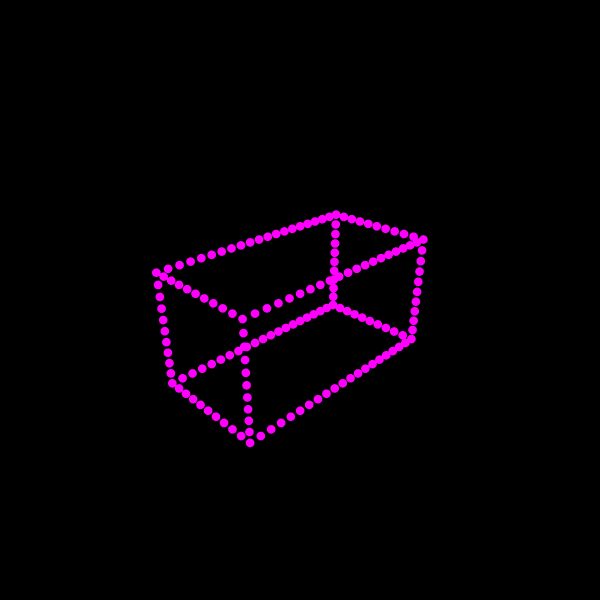

Notebook code for this chart:
### Markdown cell above
**Построение 3D точек сцены**

### Code cell
plots = plot_points(points3D)
show_plots(plots, width=600, height=600, eye=(2, 2, 1.5))

### Figure 1 — Plotly figure (JSON) as saved in the notebook; plotly's stock layout.template omitted (floating-point values rounded to 4 significant figures; data arrays with more than 128 entries replaced by an {"elided": "..."} marker saying what was removed)
{"data": [{"hovertemplate": "x=%{x}<br>y=%{y}<br>z=%{z}<extra></extra>", "legendgroup": "", "marker": {"color": "rgb(255, 0, 255)", "size": 3, "symbol": "circle"}, "mode": "markers", "name": "", "scene": "scene", "showlegend": false, "type": "scatter3d", "x": {"elided": "160 float values"}, "y": {"elided": "160 float values"}, "z": {"elided": "160 float values"}}], "layout": {"autosize": true, "height": 600, "paper_bgcolor": "black", "scene": {"aspectmode": "data", "camera": {"center": {"x": 0, "y": 0, "z": 0}, "eye": {"x": 2, "y": 2, "z": 1.5}, "up": {"x": 0, "y": 0, "z": 1}}, "xaxis": {"visible": false}, "yaxis": {"visible": false}, "zaxis": {"visible": false}}, "width": 600}}
